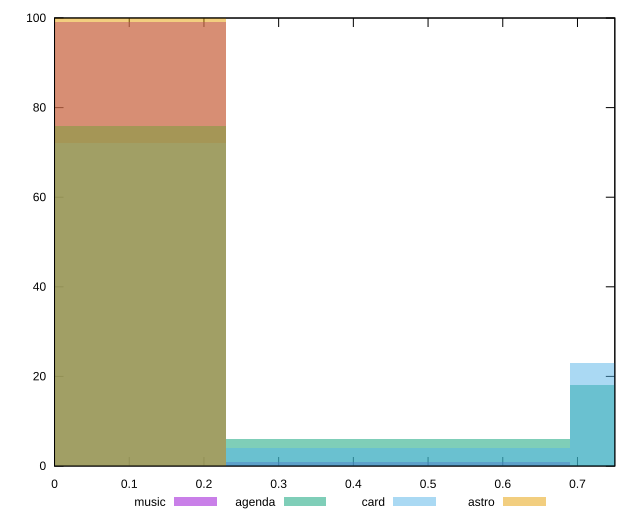

Generate this figure with gnuplot:
reset

$music <<EOF
0 99
0.4600769288329956 1
EOF

$agenda <<EOF
0 76
0.9201538576659912 18
0.4600769288329956 6
EOF

$card <<EOF
0.4600769288329956 4
0 72
0.9201538576659912 23
EOF

$astro <<EOF
0 100
EOF

set key outside below
set boxwidth 0.4600769288329956
set xrange [0:0.75]
set yrange [0:100]
set trange [0:100]
set style fill transparent solid 0.5 noborder
set terminal svg size 640, 520 enhanced background rgb 'white'
set output "report/report_00029_2021-02-24T13-36-40.390Z/uses-text-compression/comparison/histogram/all_score.svg"

plot $music title "music" with boxes, \
     $agenda title "agenda" with boxes, \
     $card title "card" with boxes, \
     $astro title "astro" with boxes

reset
